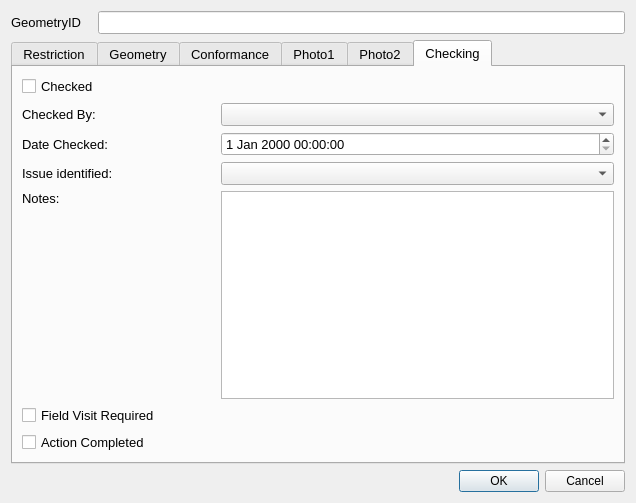
<?xml version="1.0" encoding="UTF-8"?>
<ui version="4.0">
 <class>restrictionDialog</class>
 <widget class="QDialog" name="restrictionDialog">
  <property name="geometry">
   <rect>
    <x>0</x>
    <y>0</y>
    <width>636</width>
    <height>503</height>
   </rect>
  </property>
  <property name="sizePolicy">
   <sizepolicy hsizetype="Fixed" vsizetype="Fixed">
    <horstretch>0</horstretch>
    <verstretch>0</verstretch>
   </sizepolicy>
  </property>
  <property name="minimumSize">
   <size>
    <width>0</width>
    <height>0</height>
   </size>
  </property>
  <property name="maximumSize">
   <size>
    <width>750</width>
    <height>550</height>
   </size>
  </property>
  <property name="font">
   <font>
    <family>Arial</family>
   </font>
  </property>
  <property name="windowTitle">
   <string>Dialog</string>
  </property>
  <property name="sizeGripEnabled">
   <bool>false</bool>
  </property>
  <layout class="QGridLayout" name="gridLayout_8">
   <item row="0" column="0">
    <layout class="QGridLayout" name="gridLayout">
     <item row="0" column="0">
      <widget class="QLabel" name="label">
       <property name="minimumSize">
        <size>
         <width>81</width>
         <height>16</height>
        </size>
       </property>
       <property name="font">
        <font>
         <pointsize>10</pointsize>
        </font>
       </property>
       <property name="text">
        <string>GeometryID</string>
       </property>
      </widget>
     </item>
     <item row="0" column="1">
      <widget class="QLineEdit" name="GeometryID">
       <property name="font">
        <font>
         <pointsize>10</pointsize>
        </font>
       </property>
       <property name="inputMask">
        <string/>
       </property>
       <property name="readOnly">
        <bool>true</bool>
       </property>
       <property name="placeholderText">
        <string/>
       </property>
      </widget>
     </item>
    </layout>
   </item>
   <item row="1" column="0">
    <layout class="QGridLayout" name="gridLayout_3">
     <item row="0" column="0">
      <widget class="QTabWidget" name="tabWidget">
       <property name="minimumSize">
        <size>
         <width>0</width>
         <height>0</height>
        </size>
       </property>
       <property name="font">
        <font>
         <pointsize>10</pointsize>
        </font>
       </property>
       <property name="cursor">
        <cursorShape>IBeamCursor</cursorShape>
       </property>
       <property name="mouseTracking">
        <bool>true</bool>
       </property>
       <property name="acceptDrops">
        <bool>true</bool>
       </property>
       <property name="currentIndex">
        <number>5</number>
       </property>
       <widget class="QWidget" name="restrictionTab">
        <property name="focusPolicy">
         <enum>Qt::NoFocus</enum>
        </property>
        <attribute name="title">
         <string>Restriction</string>
        </attribute>
        <layout class="QFormLayout" name="formLayout">
         <item row="0" column="0">
          <widget class="QLabel" name="lbl_RestrictionType">
           <property name="minimumSize">
            <size>
             <width>90</width>
             <height>16</height>
            </size>
           </property>
           <property name="font">
            <font>
             <pointsize>10</pointsize>
            </font>
           </property>
           <property name="text">
            <string>Restriction Type:</string>
           </property>
          </widget>
         </item>
         <item row="0" column="1">
          <widget class="QComboBox" name="RestrictionTypeID">
           <property name="currentIndex">
            <number>-1</number>
           </property>
          </widget>
         </item>
         <item row="1" column="0">
          <widget class="QLabel" name="lbl_TimePeriod">
           <property name="minimumSize">
            <size>
             <width>90</width>
             <height>16</height>
            </size>
           </property>
           <property name="font">
            <font>
             <pointsize>10</pointsize>
            </font>
           </property>
           <property name="text">
            <string>Time Period:</string>
           </property>
          </widget>
         </item>
         <item row="1" column="1">
          <widget class="QComboBox" name="TimePeriodID"/>
         </item>
         <item row="2" column="0">
          <widget class="QLabel" name="lbl_MaxStay">
           <property name="minimumSize">
            <size>
             <width>90</width>
             <height>16</height>
            </size>
           </property>
           <property name="font">
            <font>
             <pointsize>10</pointsize>
            </font>
           </property>
           <property name="text">
            <string>Max Stay:</string>
           </property>
          </widget>
         </item>
         <item row="2" column="1">
          <widget class="QComboBox" name="MaxStayID"/>
         </item>
         <item row="3" column="0">
          <widget class="QLabel" name="lbl_NoReturn">
           <property name="minimumSize">
            <size>
             <width>90</width>
             <height>16</height>
            </size>
           </property>
           <property name="font">
            <font>
             <pointsize>10</pointsize>
            </font>
           </property>
           <property name="text">
            <string>No Return Within:</string>
           </property>
          </widget>
         </item>
         <item row="3" column="1">
          <widget class="QComboBox" name="NoReturnID"/>
         </item>
         <item row="4" column="0">
          <widget class="QLabel" name="lbl_PaymentType">
           <property name="minimumSize">
            <size>
             <width>90</width>
             <height>16</height>
            </size>
           </property>
           <property name="font">
            <font>
             <pointsize>10</pointsize>
            </font>
           </property>
           <property name="text">
            <string>Payment Type</string>
           </property>
          </widget>
         </item>
         <item row="4" column="1">
          <widget class="QComboBox" name="PayTypeID">
           <property name="currentIndex">
            <number>-1</number>
           </property>
          </widget>
         </item>
         <item row="5" column="0">
          <widget class="QLabel" name="lbl_PaymentType_2">
           <property name="minimumSize">
            <size>
             <width>90</width>
             <height>16</height>
            </size>
           </property>
           <property name="font">
            <font>
             <pointsize>10</pointsize>
            </font>
           </property>
           <property name="text">
            <string>Bays Wording:</string>
           </property>
          </widget>
         </item>
         <item row="5" column="1">
          <widget class="QComboBox" name="BaysWordingID">
           <property name="currentIndex">
            <number>-1</number>
           </property>
          </widget>
         </item>
        </layout>
       </widget>
       <widget class="QWidget" name="geometryTab">
        <attribute name="title">
         <string>Geometry</string>
        </attribute>
        <layout class="QGridLayout" name="gridLayout_2">
         <item row="0" column="0">
          <widget class="QLabel" name="label_5">
           <property name="font">
            <font>
             <pointsize>10</pointsize>
            </font>
           </property>
           <property name="text">
            <string>Length (m):</string>
           </property>
          </widget>
         </item>
         <item row="5" column="1">
          <widget class="QLineEdit" name="NrBays">
           <property name="text">
            <string/>
           </property>
          </widget>
         </item>
         <item row="6" column="0">
          <widget class="QLabel" name="label_4">
           <property name="text">
            <string>Survey Date:</string>
           </property>
          </widget>
         </item>
         <item row="6" column="1" colspan="3">
          <widget class="QDateTimeEdit" name="Bays_DateTime">
           <property name="readOnly">
            <bool>true</bool>
           </property>
          </widget>
         </item>
         <item row="7" column="0">
          <widget class="QLabel" name="label_6">
           <property name="text">
            <string>Surveyor:</string>
           </property>
          </widget>
         </item>
         <item row="7" column="1" colspan="2">
          <widget class="QLineEdit" name="Surveyor">
           <property name="readOnly">
            <bool>true</bool>
           </property>
          </widget>
         </item>
         <item row="0" column="1" colspan="3">
          <widget class="QLineEdit" name="Length">
           <property name="font">
            <font>
             <pointsize>10</pointsize>
            </font>
           </property>
           <property name="readOnly">
            <bool>true</bool>
           </property>
          </widget>
         </item>
         <item row="1" column="0">
          <widget class="QLabel" name="lbl_RoadName">
           <property name="minimumSize">
            <size>
             <width>90</width>
             <height>16</height>
            </size>
           </property>
           <property name="font">
            <font>
             <pointsize>10</pointsize>
            </font>
           </property>
           <property name="text">
            <string>Road Name:</string>
           </property>
          </widget>
         </item>
         <item row="1" column="1" colspan="4">
          <widget class="QLineEdit" name="RoadName"/>
         </item>
         <item row="2" column="0">
          <widget class="QLabel" name="lbl_USRN">
           <property name="minimumSize">
            <size>
             <width>90</width>
             <height>16</height>
            </size>
           </property>
           <property name="font">
            <font>
             <pointsize>10</pointsize>
            </font>
           </property>
           <property name="text">
            <string>USRN:</string>
           </property>
          </widget>
         </item>
         <item row="2" column="1" colspan="4">
          <widget class="QLineEdit" name="USRN"/>
         </item>
         <item row="3" column="0">
          <widget class="QLabel" name="lbl_GeometryType">
           <property name="minimumSize">
            <size>
             <width>90</width>
             <height>16</height>
            </size>
           </property>
           <property name="font">
            <font>
             <pointsize>10</pointsize>
            </font>
           </property>
           <property name="text">
            <string>Geometry Type</string>
           </property>
          </widget>
         </item>
         <item row="3" column="1" colspan="4">
          <widget class="QComboBox" name="GeomShapeID">
           <property name="editable">
            <bool>false</bool>
           </property>
           <property name="currentIndex">
            <number>-1</number>
           </property>
          </widget>
         </item>
         <item row="4" column="0">
          <widget class="QLabel" name="lbl_Orientation">
           <property name="minimumSize">
            <size>
             <width>90</width>
             <height>16</height>
            </size>
           </property>
           <property name="font">
            <font>
             <pointsize>10</pointsize>
            </font>
           </property>
           <property name="text">
            <string>Orientation:</string>
           </property>
          </widget>
         </item>
         <item row="4" column="1">
          <widget class="QLineEdit" name="BayOrientation"/>
         </item>
         <item row="4" column="2">
          <widget class="QToolButton" name="toolButton">
           <property name="text">
            <string>...</string>
           </property>
          </widget>
         </item>
         <item row="4" column="3">
          <widget class="QLabel" name="lbl_AzToRoadCL">
           <property name="minimumSize">
            <size>
             <width>90</width>
             <height>16</height>
            </size>
           </property>
           <property name="font">
            <font>
             <pointsize>10</pointsize>
            </font>
           </property>
           <property name="text">
            <string>Direction to Road Centreline:</string>
           </property>
           <property name="wordWrap">
            <bool>true</bool>
           </property>
          </widget>
         </item>
         <item row="4" column="4">
          <widget class="QLineEdit" name="AzimuthToRoadCentreLine">
           <property name="text">
            <string/>
           </property>
          </widget>
         </item>
         <item row="4" column="5">
          <widget class="QToolButton" name="toolButton_2">
           <property name="text">
            <string>...</string>
           </property>
          </widget>
         </item>
         <item row="5" column="0">
          <widget class="QLabel" name="lbl_NrBays">
           <property name="minimumSize">
            <size>
             <width>90</width>
             <height>16</height>
            </size>
           </property>
           <property name="font">
            <font>
             <pointsize>10</pointsize>
            </font>
           </property>
           <property name="text">
            <string>Number of Bays:</string>
           </property>
          </widget>
         </item>
         <item row="9" column="0">
          <widget class="QLabel" name="lbl_RoadName_2">
           <property name="minimumSize">
            <size>
             <width>90</width>
             <height>16</height>
            </size>
           </property>
           <property name="font">
            <font>
             <pointsize>10</pointsize>
            </font>
           </property>
           <property name="text">
            <string>RestrictionID</string>
           </property>
          </widget>
         </item>
         <item row="9" column="1" colspan="2">
          <widget class="QLineEdit" name="RestrictionID"/>
         </item>
        </layout>
       </widget>
       <widget class="QWidget" name="conformaceTab">
        <attribute name="title">
         <string>Conformance</string>
        </attribute>
        <layout class="QGridLayout" name="gridLayout_4">
         <item row="0" column="0">
          <widget class="QLabel" name="lbl_TimePeriod_2">
           <property name="minimumSize">
            <size>
             <width>90</width>
             <height>16</height>
            </size>
           </property>
           <property name="font">
            <font>
             <pointsize>10</pointsize>
            </font>
           </property>
           <property name="text">
            <string>Fading:</string>
           </property>
          </widget>
         </item>
         <item row="0" column="1">
          <widget class="QComboBox" name="Compl_Bays_Faded"/>
         </item>
         <item row="1" column="0">
          <widget class="QLabel" name="lbl_MaxStay_2">
           <property name="minimumSize">
            <size>
             <width>90</width>
             <height>16</height>
            </size>
           </property>
           <property name="font">
            <font>
             <pointsize>10</pointsize>
            </font>
           </property>
           <property name="text">
            <string>Sign issues:</string>
           </property>
          </widget>
         </item>
         <item row="1" column="1">
          <widget class="QComboBox" name="Compl_Bays_SignIssue"/>
         </item>
         <item row="2" column="0">
          <widget class="QLabel" name="label_3">
           <property name="text">
            <string>Notes:</string>
           </property>
          </widget>
         </item>
         <item row="2" column="1">
          <widget class="QTextEdit" name="Notes"/>
         </item>
         <item row="3" column="0">
          <widget class="QLabel" name="label_2">
           <property name="text">
            <string>Photos taken:</string>
           </property>
          </widget>
         </item>
         <item row="3" column="1">
          <widget class="QCheckBox" name="Bays_PhotoTaken">
           <property name="text">
            <string/>
           </property>
          </widget>
         </item>
        </layout>
       </widget>
       <widget class="QWidget" name="Photos_01">
        <attribute name="title">
         <string>Photo1</string>
        </attribute>
        <layout class="QGridLayout" name="gridLayout_5">
         <item row="0" column="0">
          <widget class="QLabel" name="Photo_Widget_01">
           <property name="sizePolicy">
            <sizepolicy hsizetype="Fixed" vsizetype="Fixed">
             <horstretch>0</horstretch>
             <verstretch>0</verstretch>
            </sizepolicy>
           </property>
           <property name="maximumSize">
            <size>
             <width>640</width>
             <height>480</height>
            </size>
           </property>
           <property name="autoFillBackground">
            <bool>true</bool>
           </property>
           <property name="text">
            <string>Photo not found</string>
           </property>
          </widget>
         </item>
        </layout>
       </widget>
       <widget class="QWidget" name="Photos_2">
        <attribute name="title">
         <string>Photo2</string>
        </attribute>
        <layout class="QGridLayout" name="gridLayout_6">
         <item row="0" column="0">
          <widget class="QLabel" name="Photo_Widget_02">
           <property name="sizePolicy">
            <sizepolicy hsizetype="Fixed" vsizetype="Fixed">
             <horstretch>0</horstretch>
             <verstretch>0</verstretch>
            </sizepolicy>
           </property>
           <property name="maximumSize">
            <size>
             <width>640</width>
             <height>480</height>
            </size>
           </property>
           <property name="font">
            <font>
             <family>Sans Serif</family>
            </font>
           </property>
           <property name="autoFillBackground">
            <bool>true</bool>
           </property>
           <property name="text">
            <string>Photo not found</string>
           </property>
          </widget>
         </item>
        </layout>
       </widget>
       <widget class="QWidget" name="tab">
        <attribute name="title">
         <string>Checking</string>
        </attribute>
        <layout class="QGridLayout" name="gridLayout_7">
         <item row="13" column="0" colspan="3">
          <widget class="QCheckBox" name="MHTC_CheckFieldVisitRequired">
           <property name="layoutDirection">
            <enum>Qt::LeftToRight</enum>
           </property>
           <property name="text">
            <string>Field Visit Required</string>
           </property>
          </widget>
         </item>
         <item row="12" column="0">
          <widget class="QLabel" name="label_11">
           <property name="text">
            <string>Notes:</string>
           </property>
           <property name="alignment">
            <set>Qt::AlignLeading|Qt::AlignLeft|Qt::AlignTop</set>
           </property>
          </widget>
         </item>
         <item row="6" column="0">
          <widget class="QLabel" name="label_9">
           <property name="text">
            <string>Date Checked:</string>
           </property>
          </widget>
         </item>
         <item row="2" column="0">
          <widget class="QLabel" name="label_8">
           <property name="text">
            <string>Checked By: </string>
           </property>
          </widget>
         </item>
         <item row="10" column="0">
          <widget class="QLabel" name="label_10">
           <property name="text">
            <string>Issue identified:</string>
           </property>
          </widget>
         </item>
         <item row="2" column="1" colspan="2">
          <widget class="QComboBox" name="MHTC_PersonChecking"/>
         </item>
         <item row="10" column="1" colspan="2">
          <widget class="QComboBox" name="MHTC_CheckIssueTypeID"/>
         </item>
         <item row="0" column="0">
          <widget class="QCheckBox" name="MHTC_Checked">
           <property name="layoutDirection">
            <enum>Qt::LeftToRight</enum>
           </property>
           <property name="text">
            <string>Checked</string>
           </property>
          </widget>
         </item>
         <item row="12" column="1" colspan="2">
          <widget class="QTextEdit" name="MHTC_CheckNotes"/>
         </item>
         <item row="14" column="0">
          <widget class="QCheckBox" name="MHTC_CheckStatus">
           <property name="text">
            <string>Action Completed</string>
           </property>
          </widget>
         </item>
         <item row="6" column="1" colspan="2">
          <widget class="QDateTimeEdit" name="MHTC_CheckDate"/>
         </item>
        </layout>
       </widget>
      </widget>
     </item>
     <item row="1" column="0">
      <widget class="QDialogButtonBox" name="button_box">
       <property name="orientation">
        <enum>Qt::Horizontal</enum>
       </property>
       <property name="standardButtons">
        <set>QDialogButtonBox::Cancel|QDialogButtonBox::Ok</set>
       </property>
      </widget>
     </item>
    </layout>
   </item>
  </layout>
 </widget>
 <resources/>
 <connections>
  <connection>
   <sender>button_box</sender>
   <signal>accepted()</signal>
   <receiver>restrictionDialog</receiver>
   <slot>accept()</slot>
   <hints>
    <hint type="sourcelabel">
     <x>310</x>
     <y>465</y>
    </hint>
    <hint type="destinationlabel">
     <x>249</x>
     <y>239</y>
    </hint>
   </hints>
  </connection>
  <connection>
   <sender>button_box</sender>
   <signal>rejected()</signal>
   <receiver>restrictionDialog</receiver>
   <slot>reject()</slot>
   <hints>
    <hint type="sourcelabel">
     <x>310</x>
     <y>465</y>
    </hint>
    <hint type="destinationlabel">
     <x>249</x>
     <y>239</y>
    </hint>
   </hints>
  </connection>
 </connections>
</ui>
